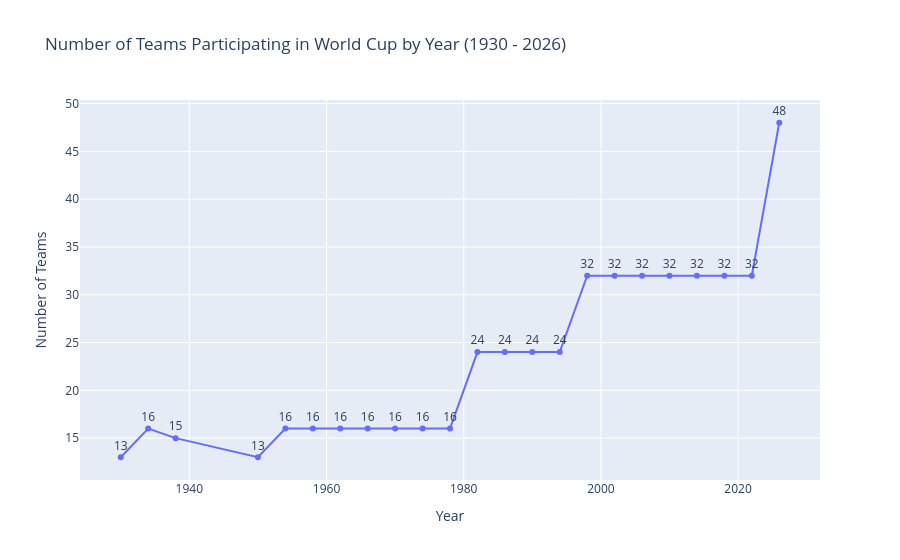

Notebook source saved alongside this figure:
### Markdown cell above
##### How many teams have competed in the World Cup tournament each year?

### Code cell
teams_per_year = teams.groupby('year')['team'].nunique().reset_index(name='team_count').sort_values(by='year', ascending=True)

teams_per_year_plot = px.line(teams_per_year, x='year', y='team_count', title='Number of Teams Participating in World Cup by Year (1930 - 2026)', labels={'year': 'Year', 'team_count': 'Number of Teams'}, markers=True, text='team_count')

teams_per_year_plot.update_traces(texttemplate='%{y}', textposition='top center')
# display(world_cup_team_numbers)
teams_per_year_plot.show()
teams_per_year_plot.write_html(f"{FINAL_PLOT_DIR}/teams_per_year.html")

### Figure 1 — Plotly figure (JSON) as saved in the notebook; plotly's stock layout.template omitted (floating-point values rounded to 4 significant figures)
{"data": [{"hovertemplate": "Year=%{x}<br>Number of Teams=%{text}<extra></extra>", "legendgroup": "", "line": {"color": "#636efa", "dash": "solid"}, "marker": {"symbol": "circle"}, "mode": "lines+markers+text", "name": "", "orientation": "v", "showlegend": false, "text": [13.0, 16.0, 15.0, 13.0, 16.0, 16.0, 16.0, 16.0, 16.0, 16.0, 16.0, 24.0, 24.0, 24.0, 24.0, 32.0, 32.0, 32.0, 32.0, 32.0, 32.0, 32.0, 48.0], "textposition": "top center", "texttemplate": "%{y}", "type": "scatter", "x": [1930, 1934, 1938, 1950, 1954, 1958, 1962, 1966, 1970, 1974, 1978, 1982, 1986, 1990, 1994, 1998, 2002, 2006, 2010, 2014, 2018, 2022, 2026], "xaxis": "x", "y": [13, 16, 15, 13, 16, 16, 16, 16, 16, 16, 16, 24, 24, 24, 24, 32, 32, 32, 32, 32, 32, 32, 48], "yaxis": "y"}], "layout": {"legend": {"tracegroupgap": 0}, "title": {"text": "Number of Teams Participating in World Cup by Year (1930 - 2026)"}, "xaxis": {"anchor": "y", "domain": [0, 1], "title": {"text": "Year"}}, "yaxis": {"anchor": "x", "domain": [0, 1], "title": {"text": "Number of Teams"}}}}
